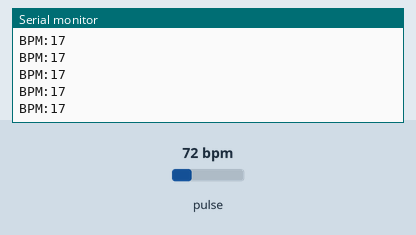
Bench run of a sketch on a simulated Arduino Uno, built with avr-gcc and run on an emulated ATmega328P. On the bench: the last lines printed to the serial monitor. The inputs (shaded band) are chosen by the test bench; at power-on: pulse 72 bpm.

Above: at 1.2 s.
1.3 s: pulse set to 100 bpm
At 2.2 s:
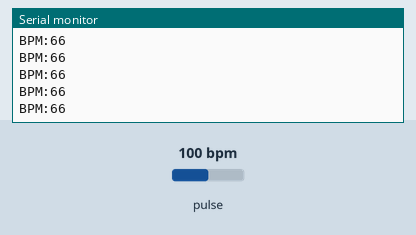
4.3 s: pulse set to 42 bpm
At 4.9 s:
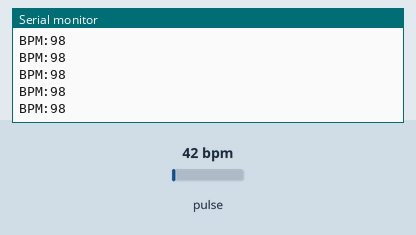
Timing chart, 0 to 7.3 s (numbered marks = the images above; inputs shaded):
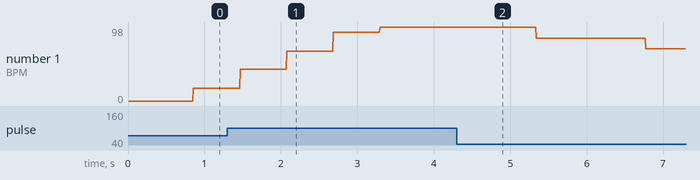

Measured:
- after the input at 1.3 s, the serial monitor: prints a new line after 0.17 s (image 1)
- plotted number 1: 17 → 98 after the input at 1.3 s, 98 → 41 after the input at 4.3 s

The sketch:

heart_rate_monitor.ino
```cpp
//It's a modified version of the HeartRate library example
//Refer to www.surtrtech.com for more details or SurtrTech YouTube channel

#include <Wire.h>
#include "MAX30105.h"//MAX3010x library
#include "heartRate.h"//Heart rate calculating algorithm

MAX30105 HR_Sensor;

const byte RATE_SIZE = 4; //Increase this for more averaging. 4 is good.
byte rates[RATE_SIZE]; //Array of heart rates
byte rateSpot = 0;
long lastBeat = 0; //Time at which the last beat occurred
float beatsPerMinute;
int beatAvg;

void setup() {
  // Initialize sensor
  Serial.begin(9600);
  HR_Sensor.begin(Wire, I2C_SPEED_FAST); //Use default I2C port, 400kHz speed
  HR_Sensor.setup(); //Configure sensor with default settings
  HR_Sensor.setPulseAmplitudeRed(0x0A); //Turn Red LED to low to indicate sensor is running

}

void loop() {
  long irValue = HR_Sensor.getIR();//Reading the IR value it will permit us to know if there's a finger on the sensor or not
  //Also detecting a heartbeat
  if (irValue > 7000) {//If a finger is detected
    Serial.print("BPM:");
    Serial.println(beatAvg);

    if (checkForBeat(irValue) == true)//If a heart beat is detected
    {
      Serial.print("BPM:");
      Serial.println(beatAvg);
      //We sensed a beat!
      long delta = millis() - lastBeat;                   //Measure duration between two beats
      lastBeat = millis();

      beatsPerMinute = 60 / (delta / 1000.0);           //Calculating the BPM

      if (beatsPerMinute < 255 && beatsPerMinute > 20)               //To calculate the average we strore some values (4) then do some math to calculate the average
      {
        rates[rateSpot++] = (byte)beatsPerMinute; //Store this reading in the array
        rateSpot %= RATE_SIZE; //Wrap variable

        //Take average of readings
        beatAvg = 0;
        for (byte x = 0 ; x < RATE_SIZE ; x++)
          beatAvg += rates[x];
        beatAvg /= RATE_SIZE;
      }
    }

  }
  if (irValue < 7000) {      //If no finger is detected it inform the user and put the average BPM to 0 or it will be stored for the next measure
    beatAvg = 0;
    Serial.println("Please Place your finger");
  }

}
```
